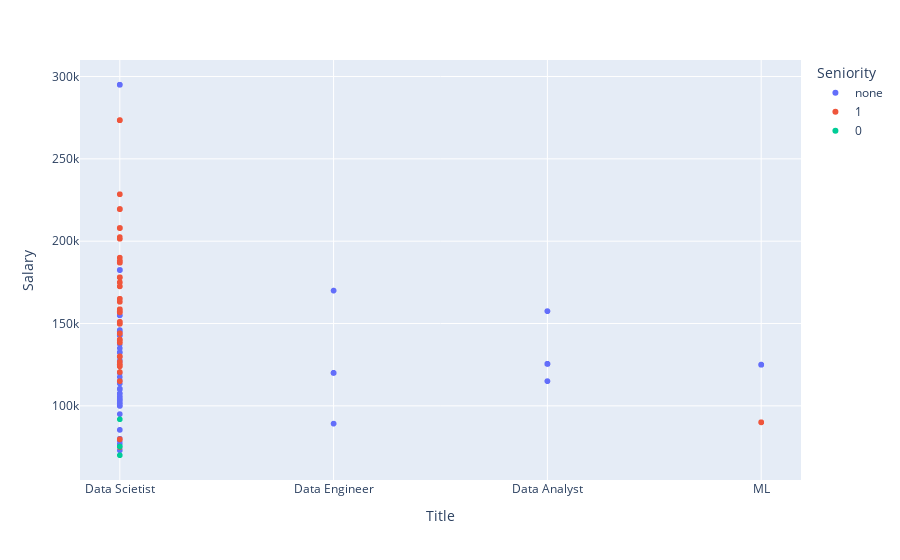

Notebook code cell kept with this figure:
### Code cell
px.scatter(df,x='Title',y='Salary',color='Seniority')

### Figure 1 — Plotly figure (JSON) as saved in the notebook; plotly's stock layout.template omitted (floating-point values rounded to 4 significant figures; data arrays with more than 128 entries replaced by an {"elided": "..."} marker saying what was removed)
{"data": [{"hovertemplate": "Seniority=none<br>Title=%{x}<br>Salary=%{y}<extra></extra>", "legendgroup": "none", "marker": {"color": "#636efa", "symbol": "circle"}, "mode": "markers", "name": "none", "showlegend": true, "type": "scattergl", "x": {"elided": "532 str values"}, "xaxis": "x", "y": {"elided": "532 float values"}, "yaxis": "y"}, {"hovertemplate": "Seniority=1<br>Title=%{x}<br>Salary=%{y}<extra></extra>", "legendgroup": "1", "marker": {"color": "#EF553B", "symbol": "circle"}, "mode": "markers", "name": "1", "showlegend": true, "type": "scattergl", "x": {"elided": "506 str values"}, "xaxis": "x", "y": {"elided": "506 int values"}, "yaxis": "y"}, {"hovertemplate": "Seniority=0<br>Title=%{x}<br>Salary=%{y}<extra></extra>", "legendgroup": "0", "marker": {"color": "#00cc96", "symbol": "circle"}, "mode": "markers", "name": "0", "showlegend": true, "type": "scattergl", "x": ["Data Scietist", "Data Scietist", "Data Scietist", "Data Scietist", "Data Scietist", "Data Scietist"], "xaxis": "x", "y": [91850.0, 70000, 75319, 75319, 75319, 75319], "yaxis": "y"}], "layout": {"legend": {"title": {"text": "Seniority"}, "tracegroupgap": 0}, "margin": {"t": 60}, "xaxis": {"anchor": "y", "domain": [0, 1], "title": {"text": "Title"}}, "yaxis": {"anchor": "x", "domain": [0, 1], "title": {"text": "Salary"}}}}
